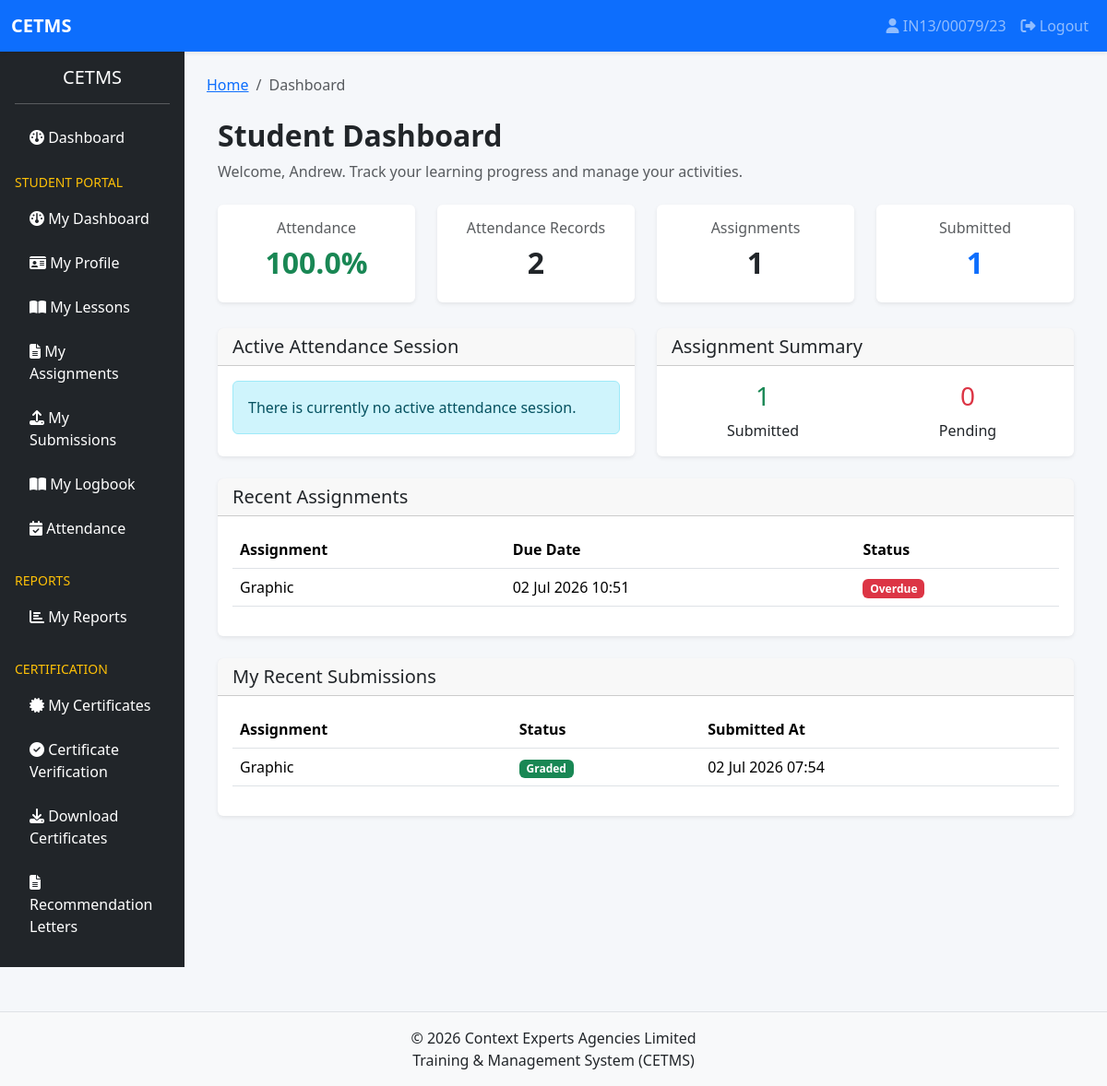
/dashboard/student/ (signed in), run on the app's committed database.
### accounts/models.py (models this page shows, shortened)
class User(AbstractUser):
    ROLE_CHOICES = (
        ('SUPER_ADMIN', 'Super Admin'),
        ('TRAINER', 'Trainer'),
        ('STUDENT', 'Student'),
        ('FINANCE', 'Finance Officer'),
    )
    role = models.CharField(
        max_length=20,
        choices=ROLE_CHOICES,
        default='STUDENT'
    )
    phone_number = models.CharField(
        max_length=20,
        blank=True,
        null=True
    )
    profile_picture = models.ImageField(
        upload_to='profiles/',
        blank=True,
        null=True
    )
    is_verified = models.BooleanField(
        default=False
    )
    last_seen = models.DateTimeField(
        blank=True,
        null=True
    )
    failed_login_attempts = models.PositiveIntegerField(
        default=0
    )
    is_locked = models.BooleanField(
        default=False
    )
    created_at = models.DateTimeField(
        auto_now_add=True
    )
    updated_at = models.DateTimeField(
        auto_now=True
    )
    class Meta:
        ordering = ['-date_joined']
        verbose_name = "User"
        verbose_name_plural = "Users"

### assignments/models.py (models this page shows, shortened)
class Assignment(models.Model):
    STATUS_CHOICES = (
        ('DRAFT', 'Draft'),
        ('PUBLISHED', 'Published'),
        ('CLOSED', 'Closed'),
    )
    title = models.CharField(
        max_length=255
    )
    assignment_code = models.CharField(
        max_length=50,
        unique=True
    )
    lesson = models.ForeignKey(
        Lesson,
        on_delete=models.CASCADE,
        related_name='assignments',
        null=True,
        blank=True
    )
    instructions = models.TextField()
    attachment = models.FileField(
        upload_to='assignments/questions/',
        blank=True,
        null=True
    )
    total_marks = models.PositiveIntegerField(
        default=100
    )
    due_date = models.DateTimeField()
    status = models.CharField(
        max_length=20,
        choices=STATUS_CHOICES,
        default='DRAFT'
    )
    created_by = models.ForeignKey(
        settings.AUTH_USER_MODEL,
        on_delete=models.CASCADE,
        related_name='created_assignments'
    )
    created_at = models.DateTimeField(
        auto_now_add=True
    )
    updated_at = models.DateTimeField(
        auto_now=True
    )
    class Meta:
        ordering = ['-created_at']
    @property
    def is_overdue(self):
        return timezone.now() > self.due_date

class AssignmentSubmission(models.Model):
    STATUS_CHOICES = (
        ('SUBMITTED', 'Submitted'),
        ('GRADED', 'Graded'),
    )
    assignment = models.ForeignKey(
        Assignment,
        on_delete=models.CASCADE,
        related_name='submissions'
    )
    student = models.ForeignKey(
        settings.AUTH_USER_MODEL,
        on_delete=models.CASCADE,
        related_name='assignment_submissions'
    )
    submission_file = models.FileField(
        upload_to='assignments/submissions/'
    )
    submitted_at = models.DateTimeField(
        auto_now_add=True
    )
    is_late = models.BooleanField(
        default=False
    )
    marks_awarded = models.DecimalField(
        max_digits=5,
        decimal_places=2,
        null=True,
        blank=True
    )
    feedback = models.TextField(
        blank=True,
        null=True
    )
    graded_by = models.ForeignKey(
        settings.AUTH_USER_MODEL,
        on_delete=models.SET_NULL,
        null=True,
        blank=True,
        related_name='graded_assignments'
    )
    graded_at = models.DateTimeField(
        null=True,
        blank=True
    )
    status = models.CharField(
        max_length=20,
        choices=STATUS_CHOICES,
        default='SUBMITTED'
    )
    class Meta:
        ordering = ['-submitted_at']
        unique_together = ('assignment', 'student')

### dashboard/views.py (the view)
@login_required
def student_dashboard(request):
    if request.user.role != "STUDENT":
        return redirect("dashboard:router")
    now = timezone.now()
    attendance_records = AttendanceRecord.objects.filter(
        student=request.user
    )
    total = attendance_records.count()
    present = attendance_records.filter(
        status="PRESENT"
    ).count()
    if total > 0:
        attendance_percentage = round(
            (present / total) * 100,
            1
        )
    else:
        attendance_percentage = 0
    active_session = AttendanceSession.objects.filter(
        is_active=True,
        opens_at__lte=now,
        expires_at__gte=now
    ).first()
    assignments = Assignment.objects.filter(
        status="PUBLISHED"
    )
    submissions = AssignmentSubmission.objects.filter(
        student=request.user
    )
    context = {
        "attendance_percentage": attendance_percentage,
        "attendance_records": total,
        "active_session": active_session,
        "assignments": assignments.count(),
        "submitted": submissions.count(),
        "pending": assignments.count() - submissions.count(),
        "recent_assignments": assignments.order_by(
            "due_date"
        )[:5],
        "recent_submissions": submissions.order_by(
            "-submitted_at"
        )[:5],
    }
    return render(
        request,
        "student_dashboard.html",
        context
    )

### dashboard/templates/student_dashboard.html (shortened to what this page needs)
{% extends "base.html" %}
{% block content %}
<div class="container-fluid mt-4">
    <div class="d-flex justify-content-between align-items-center mb-4">
        <div>
            <h2 class="fw-bold">
                Student Dashboard
            </h2>
            <p class="text-muted mb-0">
                Welcome,
                {{ request.user.get_full_name|default:request.user.username }}.
                Track your learning progress and manage your activities.
            </p>
        </div>
    </div>
    <div class="row g-4">
        <div class="col-lg-3 col-md-6">
            <div class="card shadow-sm border-0">
                <div class="card-body text-center">
                    <h6 class="text-muted">
                        Attendance
                    </h6>
                    <h2 class="fw-bold text-success">
                        {{ attendance_percentage }}%
                    </h2>
                </div>
            </div>
        </div>
        <div class="col-lg-3 col-md-6">
            <div class="card shadow-sm border-0">
                <div class="card-body text-center">
                    <h6 class="text-muted">
                        Attendance Records
                    </h6>
                    <h2 class="fw-bold">
                        {{ attendance_records }}
                    </h2>
                </div>
            </div>
        </div>
        <div class="col-lg-3 col-md-6">
            <div class="card shadow-sm border-0">
                <div class="card-body text-center">
                    <h6 class="text-muted">
                        Assignments
                    </h6>
                    <h2 class="fw-bold">
                        {{ assignments }}
                    </h2>
                </div>
            </div>
        </div>
        <div class="col-lg-3 col-md-6">
            <div class="card shadow-sm border-0">
                <div class="card-body text-center">
                    <h6 class="text-muted">
                        Submitted
                    </h6>
                    <h2 class="fw-bold text-primary">
                        {{ submitted }}
                    </h2>
                </div>
            </div>
        </div>
    </div>
    <div class="row g-4 mt-1">
        <div class="col-lg-6">
            <div class="card shadow-sm h-100">
                <div class="card-header">
                    <h5 class="mb-0">
                        Active Attendance Session
                    </h5>
                </div>
                <div class="card-body">
                    {% if active_session %}
                        <h5>
                            {{ active_session.title }}
                        </h5>
                        <p>
                            <strong>Course:</strong>
                            {{ active_session.course }}
                        </p>
                        <p>
                            <strong>Ends:</strong>
                            {{ active_session.expires_at|date:"d M Y H:i" }}
                        </p>
                        <a href="{% url 'attendance:scan' active_session.session_token %}"
                           class="btn btn-success">
                            Mark Attendance
                        </a>
                    {% else %}
                        <div class="alert alert-info mb-0">
                            There is currently no active attendance session.
                        </div>
                    {% endif %}
                </div>
            </div>
        </div>
        <div class="col-lg-6">
            <div class="card shadow-sm h-100">
                <div class="card-header">
                    <h5 class="mb-0">
                        Assignment Summary
                    </h5>
                </div>
                <div class="card-body">
                    <div class="row text-center">
                        <div class="col-6">
                            <h3 class="text-success">
                                {{ submitted }}
                            </h3>
                            Submitted
                        </div>
                        <div class="col-6">
                            <h3 class="text-danger">
                                {{ pending }}
                            </h3>
                            Pending
                        </div>
                    </div>
                </div>
            </div>
        </div>
    </div>
    <div class="card shadow-sm mt-4">
        <div class="card-header">
            <h5 class="mb-0">
                Recent Assignments
            </h5>
        </div>
        <div class="card-body">
            {% if recent_assignments %}
            <div class="table-responsive">
                <table class="table table-hover">
                    <thead>
                        <tr>
                            <th>Assignment</th>
                            <th>Due Date</th>
                            <th>Status</th>
                        </tr>
                    </thead>
                    <tbody>
                        {% for assignment in recent_assignments %}
                        <tr>
                            <td>
                                {{ assignment.title }}
                            </td>
                            <td>
                                {{ assignment.due_date|date:"d M Y H:i" }}
                            </td>
                            <td>
                                {% if assignment.is_overdue %}
                                    <span class="badge bg-danger">
                                        Overdue
                                    </span>
                                {% else %}
                                    <span class="badge bg-success">
                                        Open
                                    </span>
                                {% endif %}
                            </td>
                        </tr>
                        {% endfor %}
                    </tbody>
                </table>
            </div>
            {% else %}
                <div class="alert alert-info mb-0">
                    No assignments available.
                </div>
            {% endif %}
        </div>
    </div>
    <div class="card shadow-sm mt-4">
        <div class="card-header">
            <h5 class="mb-0">
                My Recent Submissions
            </h5>
        </div>
        <div class="card-body">
            {% if recent_submissions %}
            <div class="table-responsive">
                <table class="table table-hover">
                    <thead>
                        <tr>
                            <th>Assignment</th>
                            <th>Status</th>
                            <th>Submitted At</th>
                        </tr>
                    </thead>
                    <tbody>
                        {% for submission in recent_submissions %}
                        <tr>
                            <td>
                                {{ submission.assignment.title }}
                            </td>
                            <td>
                                {% if submission.status == "GRADED" %}
                                    <span class="badge bg-success">
                                        Graded
                                    </span>
                                {% else %}
                                    <span class="badge bg-warning text-dark">
                                        Submitted
                                    </span>
                                {% endif %}
                            </td>
                            <td>
                                {{ submission.submitted_at|date:"d M Y H:i" }}
                            </td>
                        </tr>
                        {% endfor %}
                    </tbody>
                </table>
            </div>
            {% else %}
                <div class="alert alert-info mb-0">
                    You have not submitted any assignments yet.
                </div>
            {% endif %}
        </div>
    </div>
</div>
{% endblock %}

### templates/partials/navbar.html (shortened to what this page needs)
<nav class="navbar navbar-expand-lg navbar-dark bg-primary shadow-sm">
    <div class="container-fluid">
        <a class="navbar-brand fw-bold" href="#">
            CETMS
        </a>
        <div class="collapse navbar-collapse" id="navbarNav">
            <ul class="navbar-nav ms-auto">
                {% if user.is_authenticated %}
                    <li class="nav-item">
                        <a class="nav-link"
                           href="{% url 'accounts:profile' %}">
                            <i class="fa fa-user"></i>
                            {{ user.username }}
                        </a>
                    </li>
                    <li class="nav-item">
                        <a class="nav-link"
                           href="{% url 'accounts:logout' %}">
                            <i class="fa fa-sign-out-alt"></i>
                            Logout
                        </a>
                    </li>
                {% endif %}
            </ul>
        </div>
    </div>
</nav>

### static/css/style.css (style rules this page uses)
body { background:#f5f7fa; }
.card { border:none; }

### data on the page
User: username "IN13/00079/23", user.get_full_name "Andrew"
Assignment: title "Graphic", due_date "02 Jul 2026 10:51", shows "Overdue"
AssignmentSubmission: assignment "Graphic", status "Graded", submitted_at "02 Jul 2026 07:54"

### other printed values
{{ attendance_percentage }} "100.0"
{{ attendance_records }} "2"
{{ assignments }} "1"
{{ submitted }} "1"
{{ pending }} "0"
